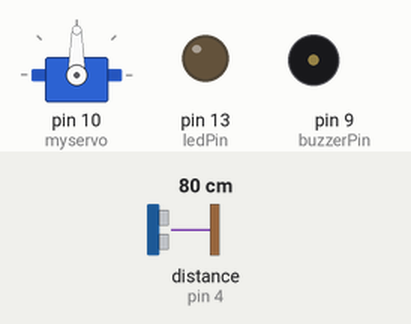
Simulated run of this sketch. Board: Arduino Uno, built with avr-gcc and run on an emulated ATmega328P. Shown: servo, output pins drawn as LEDs (lit = HIGH), buzzer (waves = sounding). Wiring (inferred from the names in the program): ultrasonic range finder: trigger pin 3; echo pin 4. Inputs (shaded band) come from the test bench; at power-on: distance to the obstacle (sensor on pin 4) 80 cm. The echo pulse lasts 58.3 µs per cm; pins used as bus, display or sensor lines are not drawn.

Above: at 1.2 s.
1.3 s: distance to the obstacle (sensor on pin 4) set to 22 cm
2.8 s: distance to the obstacle (sensor on pin 4) set to 18 cm
At 5.7 s:
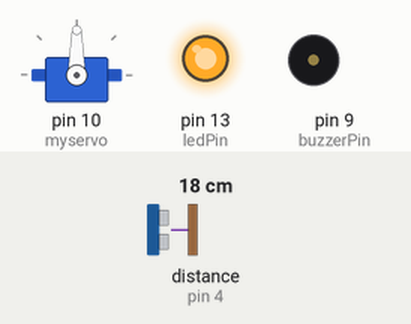
5.8 s: distance to the obstacle (sensor on pin 4) set to 35 cm
At 6.9 s:
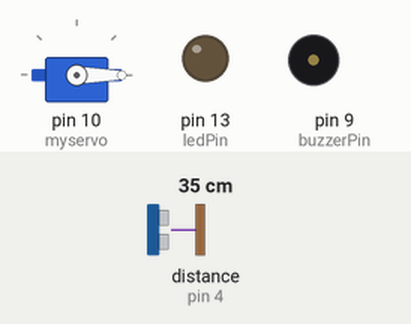
7.4 s: distance to the obstacle (sensor on pin 4) set to 2 cm
At 7.52 s:
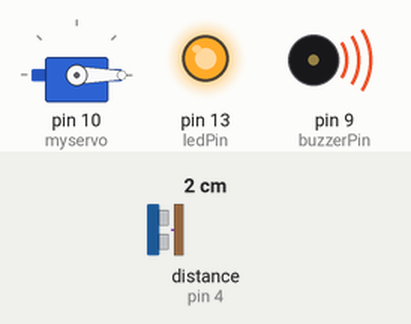
10.4 s: distance to the obstacle (sensor on pin 4) set to 60 cm
At 11.7 s:
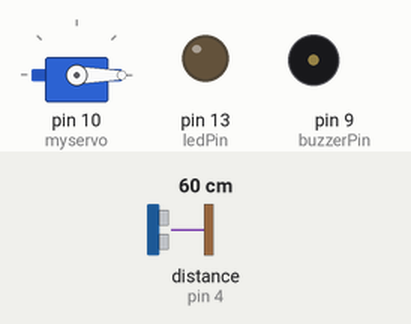
12.0 s: distance to the obstacle (sensor on pin 4) set to 4 cm
At 15.0 s:
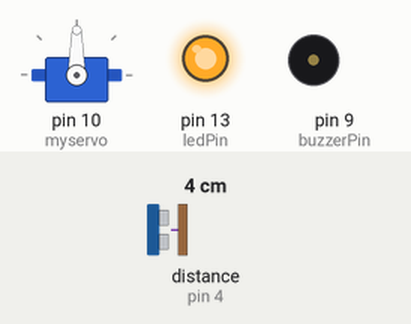
Timing chart, 0 to 16.0 s (numbered marks = the images above; inputs shaded):
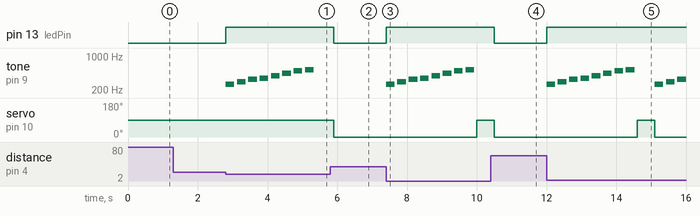

Measured:
- the behaviour switches between 21 and 20 cm on distance to the obstacle (sensor on pin 4) (found by bisection; images 0 and 1)
- after the input at 1.3 s, every drawn part: stays the same
- after the input at 2.8 s, pin 13 (ledPin): LOW → HIGH at once; tone on pin 9 (buzzerPin): plays 262 Hz for 0.25 s, 294 Hz for 0.25 s, 330 Hz for 0.25 s, 349 Hz for 0.25 s, 392 Hz for 0.25 s, 440 Hz for 0.25 s … (8 notes in this stretch), starting at once
- after the input at 5.8 s, pin 13 (ledPin): HIGH → LOW after 0.11 s; tone on pin 9 (buzzerPin): stops changing and stays silent
- after the input at 7.4 s, pin 13 (ledPin): LOW → HIGH at once; tone on pin 9 (buzzerPin): plays 262 Hz for 0.25 s, 294 Hz for 0.25 s, 330 Hz for 0.25 s, 349 Hz for 0.25 s, 392 Hz for 0.25 s, 440 Hz for 0.25 s … (8 notes in this stretch), starting at once; servo on pin 10 (myservo): 0° → 90° after 2.6 s
- after the input at 10.4 s, pin 13 (ledPin): HIGH → LOW after 0.11 s; tone on pin 9 (buzzerPin): stops changing and stays silent
- after the input at 12.0 s, pin 13 (ledPin): LOW → HIGH at once; tone on pin 9 (buzzerPin): plays 262 Hz for 0.25 s, 294 Hz for 0.25 s, 330 Hz for 0.25 s, 349 Hz for 0.25 s, 392 Hz for 0.25 s, 440 Hz for 0.25 s … (11 notes in this stretch), starting at once; servo on pin 10 (myservo): 0° → 90° after 2.6 s, → 0° 0.50 s later

The sketch:

distance_music_box.ino
```cpp
#include <Servo.h>

const int trigPin = 3;          // 超音波感測器 Trig 腳位
const int echoPin = 4;          // 超音波感測器 Echo 腳位
const int ledPin = 13;          // LED 燈接到 D13
const int buzzerPin = 9;        // 蜂鳴器接到 D9
Servo myservo;                  // 伺服馬達物件

int melody[] = {262, 294, 330, 349, 392, 440, 494, 523}; // 簡單音階
int noteDurations[] = {4, 4, 4, 4, 4, 4, 4, 4};          // 每個音符的時長

void setup() {
  pinMode(trigPin, OUTPUT);
  pinMode(echoPin, INPUT);
  pinMode(ledPin, OUTPUT);
  pinMode(buzzerPin, OUTPUT);
  myservo.attach(10); // 伺服馬達接到 D10
  Serial.begin(9600);
}

void loop() {
  long duration = getDistance();
  int distance = duration * 0.034 / 2; // 計算距離 (cm)

  if (distance > 0 && distance < 20) { // 當物體距離小於 20 cm
    digitalWrite(ledPin, HIGH); // LED 亮起
    playMelody();               // 播放音樂
    myservo.write(90);          // 伺服馬達轉到 90 度
    delay(500);
    myservo.write(0);           // 伺服馬達回到 0 度
  } else {
    digitalWrite(ledPin, LOW);  // LED 關閉
    noTone(buzzerPin);          // 停止蜂鳴器
  }
}

long getDistance() {
  digitalWrite(trigPin, LOW);
  delayMicroseconds(2);
  digitalWrite(trigPin, HIGH);
  delayMicroseconds(10);
  digitalWrite(trigPin, LOW);
  return pulseIn(echoPin, HIGH); // 讀取 Echo 時間
}

void playMelody() {
  for (int thisNote = 0; thisNote < 8; thisNote++) {
    int noteDuration = 1000 / noteDurations[thisNote];
    tone(buzzerPin, melody[thisNote], noteDuration);
    delay(noteDuration * 1.3); // 增加間隔時間
  }
}
```

random_draw.ino
```cpp

```

servo_basic.ino
```cpp

```
